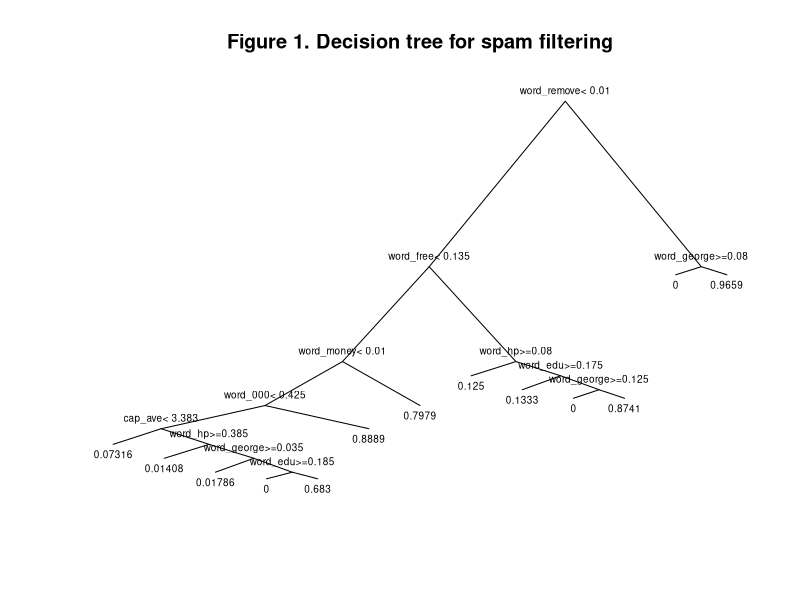

Source code (R):
## The spam filter ##

# Reading data (customize) #
spam <- read.csv(file="spam.csv")
str(spam[1:5])
str(spam[48:52])

# Formula #
fm <- spam ~ .

# Decision tree #
library(rpart)
tree1 <- rpart(formula=fm, data=spam)
tree1

# Plotting #
plot(tree1, branch=0, main="Figure 1. Decision tree for spam filtering",
  margin=0.01)
text(tree1, font=1, cex=0.6)

# Confusion matrix (1) #
cut <- 0.5
score1 <- predict(tree1, newdata=spam)
conf1 <- table(score1 > cut, spam$spam == 1)
conf1
tp1 <- conf1["TRUE", "TRUE"]/sum(conf1[,"TRUE"])
tp1
fp1 <- conf1["TRUE", "FALSE"]/sum(conf1[,"FALSE"])
fp1

# Exploring other cutoffs #
table(score1, spam$spam)

# Less pruning #
tree2 <- rpart(formula=fm, data=spam, cp=0.005)
tree2

# Confusion matrix (2) #
tree2 <- rpart(formula=fm, data=spam, cp=0.005)
score2 <- predict(tree2, newdata=spam)
conf2 <- table(score2 > 0.5, spam$spam==1)
conf2
tp2 <- conf2["TRUE", "TRUE"]/sum(conf2[,"TRUE"])
tp2
fp2 <- conf2["TRUE", "FALSE"]/sum(conf2[,"FALSE"])
fp2
